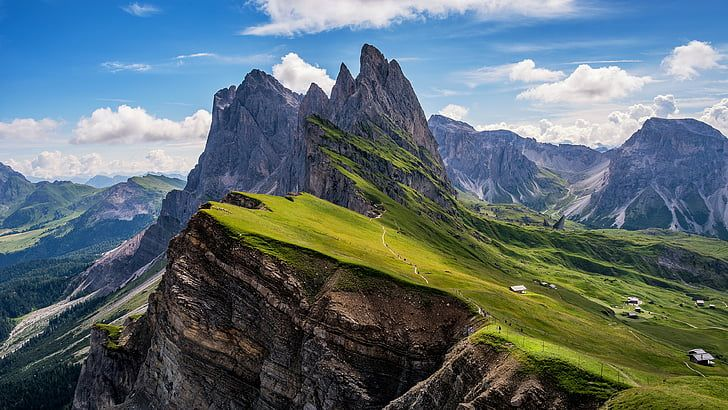
#> input picture Laboratorium 1/images/mountains.jpg, 728 x 410 px
$ python Zadanie1_1.py
#> lines starting #> are read from the running program, lines starting #| are printed output that depends on the picture
import cv2 as cv
import numpy as np
from matplotlib import pyplot as plt

plt.rcParams["figure.figsize"] = (12, 6)

# Wczytanie obrazu i konwersja kolorow z BGR (domyslny format OpenCV) na RGB
image = cv.cvtColor(cv.imread("images/mountains.jpg"), cv.COLOR_BGR2RGB)

# Definicja macierzy filtru gornoprzepustowego (detektora krawedzi)
filter_matrix = [
    [-1, -1, -1],
    [-1,  8, -1],
    [-1, -1, -1]
]

filter_matrix = np.asarray(filter_matrix)
# Zastosowanie filtru gornoprzepustowego do obrazu w celu wykrycia krawedzi
filtered_image = cv.filter2D(image, -1, filter_matrix)
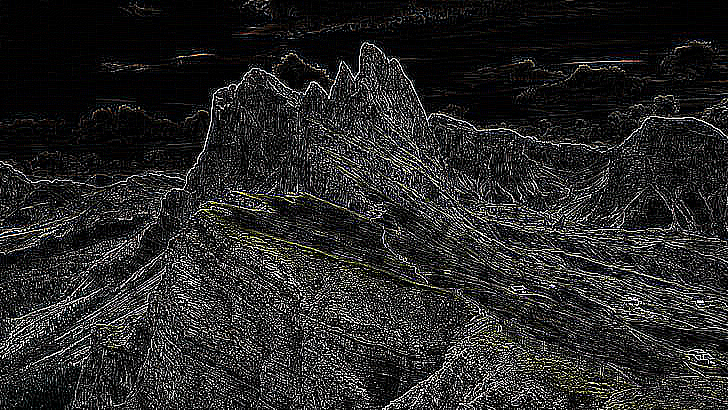
#> filtered_image: shape (410, 728, 3); mean R, G, B 39.3, 39.2, 38.7
fig, ax = plt.subplots(1,2) # Tworzenie figur i osi do wyswietlania obrazow

# Wyswietlenie oryginalnego obrazu
ax[0].imshow(image)
ax[0].set_title("Oryginalny obraz")
ax[0].axis("off") # Usuniecie osi dla pierwszego obrazka
# Wyswietlenie przefiltrowanego obrazu (z detekcja krawedzi)
ax[1].imshow(filtered_image)
ax[1].set_title("Przefiltrowany obraz")
ax[1].axis("off") # Usuniecie osi dla drugiego obrazka

plt.tight_layout() # Dopasowanie automatyczne obrazkow do rozmiaru ekranu
plt.show()
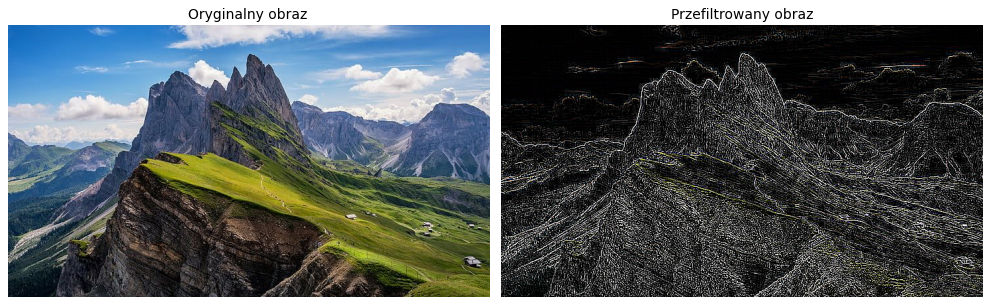
#> figure drawn by matplotlib, 2 panels
